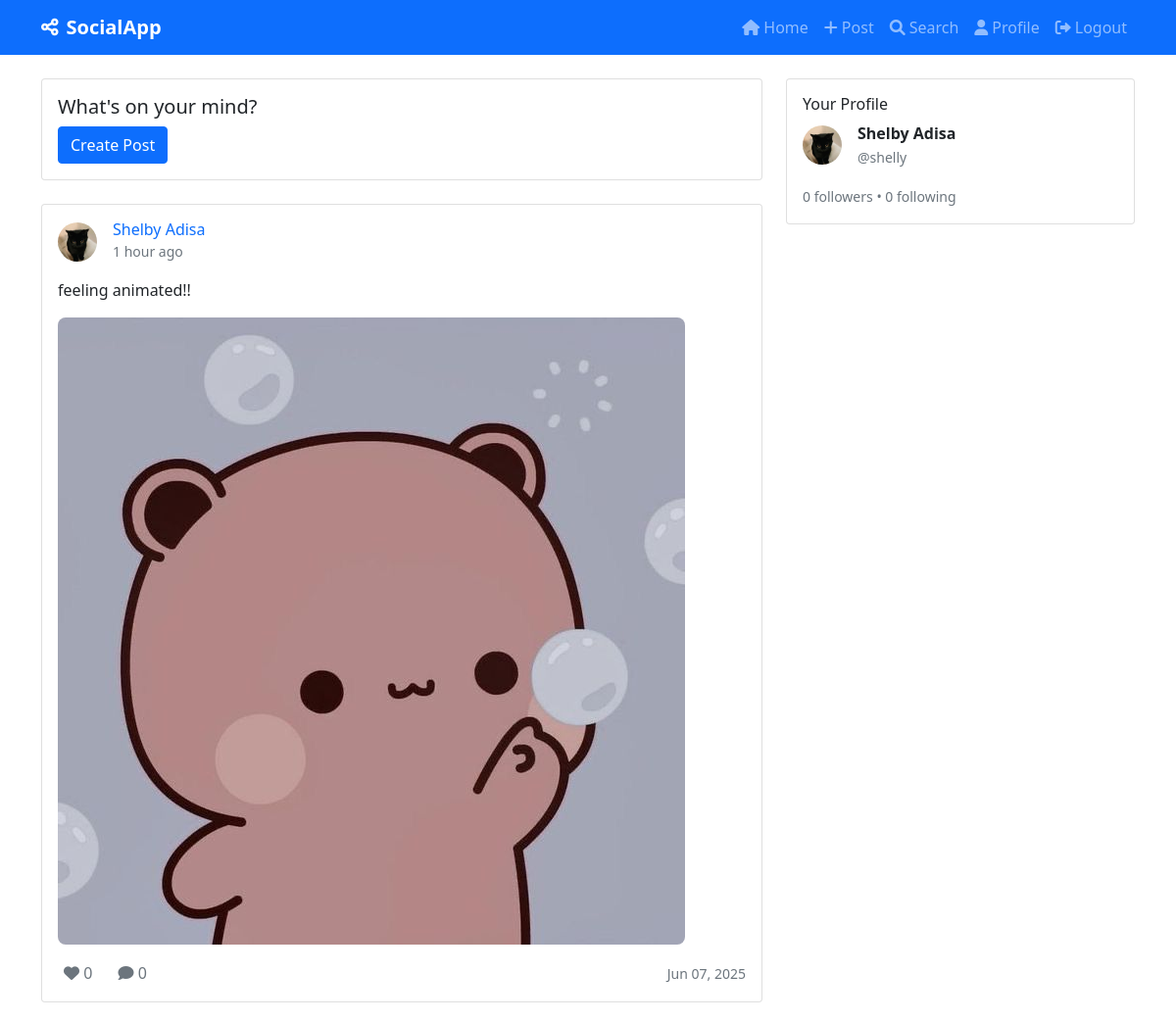
The app's page / (signed in) with its own data.
### social_media/models.py (models this page shows, shortened)
class Post(models.Model):
    author = models.ForeignKey(User, on_delete=models.CASCADE, related_name='posts')
    content = models.TextField(max_length=2000)
    image = models.ImageField(upload_to='post_images/', blank=True, null=True)
    hashtags = models.CharField(max_length=200, blank=True)
    created_at = models.DateTimeField(default=timezone.now)
    updated_at = models.DateTimeField(auto_now=True)
    likes = models.ManyToManyField(User, related_name='liked_posts', blank=True)
    class Meta:
        ordering = ['-created_at']
    @property
    def likes_count(self):
        return self.likes.count()
    @property
    def comments_count(self):
        return self.comments.count()

class Profile(models.Model):
    user = models.OneToOneField(User, on_delete=models.CASCADE)
    bio = models.TextField(max_length=500, blank=True)
    profile_picture = models.ImageField(upload_to='profile_pics/', default='profile_pics/default.jpg')
    followers = models.ManyToManyField(User, related_name='following', blank=True)
    created_at = models.DateTimeField(default=timezone.now)
    updated_at = models.DateTimeField(auto_now=True)
    @property
    def followers_count(self):
        return self.followers.count()
    @property
    def following_count(self):
        return self.user.following.count()

### social_media/views.py (the view)
# urls.py: path('', views.home, name='home'),
def home(request):
    if request.user.is_authenticated:
        following_users = request.user.profile.user.following.all()
        posts = Post.objects.filter(
            Q(author__in=[profile.user for profile in following_users]) |
            Q(author=request.user)
        ).distinct()
        paginator = Paginator(posts, 10)
        page_number = request.GET.get('page')
        page_obj = paginator.get_page(page_number)
        return render(request, 'home.html', {'page_obj': page_obj})
    else:
        return render(request, 'landing.html')

### social_media/templates/home.html (shortened to what this page needs)
{% extends 'base.html' %}
{% block content %}
<div class="row">
    <div class="col-md-8">
        <div class="card mb-4">
            <div class="card-body">
                <h5 class="card-title">What's on your mind?</h5>
                <a href="{% url 'create_post' %}" class="btn btn-primary">Create Post</a>
            </div>
        </div>
        {% for post in page_obj %}
        <div class="card post-card">
            <div class="card-body">
                <div class="d-flex align-items-center mb-3">
                    <img src="{{ post.author.profile.profile_picture.url }}" alt="Profile" class="profile-img me-3">
                    <div>
                        <h6 class="mb-0">
                            <a href="{% url 'profile' post.author.username %}" class="text-decoration-none">
                                {{ post.author.get_full_name|default:post.author.username }}
                            </a>
                        </h6>
                        <small class="text-muted">{{ post.created_at|timesince }} ago</small>
                    </div>
                </div>
                <p class="card-text">{{ post.content }}</p>
                {% if post.image %}
                <img src="{{ post.image.url }}" alt="Post image" class="post-image mb-3">
                {% endif %}
                <div class="d-flex justify-content-between align-items-center">
                    <div>
                        <button class="btn-like me-3" data-post-id="{{ post.id }}">
                            <i class="fas fa-heart"></i> {{ post.likes_count }}
                        </button>
                        <span class="text-muted">
                            <i class="fas fa-comment"></i> {{ post.comments_count }}
                        </span>
                    </div>
                    <small class="text-muted">{{ post.updated_at|date:"M d, Y" }}</small>
                </div>
            </div>
        </div>
        {% endfor %}
    </div>
    <div class="col-md-4">
        <div class="card">
            <div class="card-body">
                <h6 class="card-title">Your Profile</h6>
                <div class="d-flex align-items-center">
                    <img src="{{ user.profile.profile_picture.url }}" alt="Your profile" class="profile-img me-3">
                    <div>
                        <div class="fw-bold">{{ user.get_full_name|default:user.username }}</div>
                        <small class="text-muted">@{{ user.username }}</small>
                    </div>
                </div>
                <div class="mt-3">
                    <small class="text-muted">
                        {{ user.profile.followers_count }} followers •
                        {{ user.profile.following_count }} following
                    </small>
                </div>
            </div>
        </div>
    </div>
</div>
{% endblock %}

### social_media/templates/base.html (style rules this page uses)
.post-card { margin-bottom: 20px; }
.profile-img { width: 40px; height: 40px; border-radius: 50%; object-fit: cover; }
.post-image { max-width: 100%; height: auto; border-radius: 8px; }
.btn-like { border: none; background: none; color: #6c757d; }

### records on screen
Post: author.profile.profile_picture (placeholder picture), author.get_full_name "Shelby Adisa", created_at "1 hour", content "feeling animated!!", image (picture), likes_count "0", comments_count "0", updated_at "Jun 07, 2025"

### other values on screen
{{ user.get_full_name|default:user.username }} "Shelby Adisa"
{{ user.username }} "shelly"
{{ user.profile.followers_count }} "0"
{{ user.profile.following_count }} "0"
